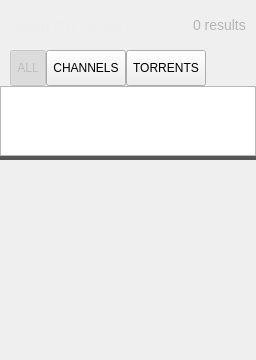
        <widget class="SearchResultsPage" name="search_results_page">
         <layout class="QVBoxLayout" name="verticalLayout">
          <property name="spacing">
           <number>0</number>
          </property>
          <property name="leftMargin">
           <number>0</number>
          </property>
          <property name="topMargin">
           <number>0</number>
          </property>
          <property name="rightMargin">
           <number>0</number>
          </property>
          <property name="bottomMargin">
           <number>0</number>
          </property>
          <item>
           <widget class="QWidget" name="widget_7" native="true">
            <layout class="QHBoxLayout" name="horizontalLayout_28">
             <property name="spacing">
              <number>0</number>
             </property>
             <property name="leftMargin">
              <number>0</number>
             </property>
             <property name="topMargin">
              <number>0</number>
             </property>
             <property name="rightMargin">
              <number>0</number>
             </property>
             <property name="bottomMargin">
              <number>0</number>
             </property>
             <item>
              <spacer name="horizontalSpacer_35">
               <property name="orientation">
                <enum>Qt::Horizontal</enum>
               </property>
               <property name="sizeType">
                <enum>QSizePolicy::Fixed</enum>
               </property>
               <property name="sizeHint" stdset="0">
                <size>
                 <width>10</width>
                 <height>20</height>
                </size>
               </property>
              </spacer>
             </item>
             <item>
              <widget class="QLabel" name="search_results_header_label">
               <property name="sizePolicy">
                <sizepolicy hsizetype="MinimumExpanding" vsizetype="Fixed">
                 <horstretch>0</horstretch>
                 <verstretch>0</verstretch>
                </sizepolicy>
               </property>
               <property name="minimumSize">
                <size>
                 <width>0</width>
                 <height>50</height>
                </size>
               </property>
               <property name="maximumSize">
                <size>
                 <width>16777215</width>
                 <height>50</height>
                </size>
               </property>
               <property name="styleSheet">
                <string notr="true">color: #eee;
background-color: transparent;
font-size: 20px;
font-weight: bold;</string>
               </property>
               <property name="text">
                <string>Search results</string>
               </property>
              </widget>
             </item>
             <item>
              <widget class="QLabel" name="num_results_label">
               <property name="styleSheet">
                <string notr="true">font-size: 14px;
color: #B5B5B5;</string>
               </property>
               <property name="text">
                <string>0 results</string>
               </property>
              </widget>
             </item>
             <item>
              <spacer name="horizontalSpacer_37">
               <property name="orientation">
                <enum>Qt::Horizontal</enum>
               </property>
               <property name="sizeType">
                <enum>QSizePolicy::Fixed</enum>
               </property>
               <property name="sizeHint" stdset="0">
                <size>
                 <width>10</width>
                 <height>20</height>
                </size>
               </property>
              </spacer>
             </item>
            </layout>
           </widget>
          </item>
          <item>
           <widget class="TabButtonPanel" name="search_results_tab" native="true">
            <layout class="QHBoxLayout" name="horizontalLayout_27">
             <property name="spacing">
              <number>0</number>
             </property>
             <property name="leftMargin">
              <number>0</number>
             </property>
             <property name="topMargin">
              <number>0</number>
             </property>
             <property name="rightMargin">
              <number>0</number>
             </property>
             <property name="bottomMargin">
              <number>0</number>
             </property>
             <item>
              <spacer name="horizontalSpacer_33">
               <property name="orientation">
                <enum>Qt::Horizontal</enum>
               </property>
               <property name="sizeType">
                <enum>QSizePolicy::Fixed</enum>
               </property>
               <property name="sizeHint" stdset="0">
                <size>
                 <width>10</width>
                 <height>20</height>
                </size>
               </property>
              </spacer>
             </item>
             <item>
              <widget class="UnderlineTabButton" name="search_results_all_button">
               <property name="enabled">
                <bool>false</bool>
               </property>
               <property name="sizePolicy">
                <sizepolicy hsizetype="Minimum" vsizetype="Fixed">
                 <horstretch>0</horstretch>
                 <verstretch>0</verstretch>
                </sizepolicy>
               </property>
               <property name="minimumSize">
                <size>
                 <width>0</width>
                 <height>36</height>
                </size>
               </property>
               <property name="maximumSize">
                <size>
                 <width>16777215</width>
                 <height>36</height>
                </size>
               </property>
               <property name="cursor">
                <cursorShape>PointingHandCursor</cursorShape>
               </property>
               <property name="styleSheet">
                <string notr="true"/>
               </property>
               <property name="text">
                <string>ALL</string>
               </property>
               <property name="checkable">
                <bool>true</bool>
               </property>
               <property name="checked">
                <bool>true</bool>
               </property>
              </widget>
             </item>
             <item>
              <widget class="UnderlineTabButton" name="search_results_channels_button">
               <property name="sizePolicy">
                <sizepolicy hsizetype="Minimum" vsizetype="Fixed">
                 <horstretch>0</horstretch>
                 <verstretch>0</verstretch>
                </sizepolicy>
               </property>
               <property name="minimumSize">
                <size>
                 <width>0</width>
                 <height>36</height>
                </size>
               </property>
               <property name="maximumSize">
                <size>
                 <width>16777215</width>
                 <height>36</height>
                </size>
               </property>
               <property name="cursor">
                <cursorShape>PointingHandCursor</cursorShape>
               </property>
               <property name="styleSheet">
                <string notr="true"/>
               </property>
               <property name="text">
                <string>CHANNELS</string>
               </property>
               <property name="checkable">
                <bool>true</bool>
               </property>
              </widget>
             </item>
             <item>
              <widget class="UnderlineTabButton" name="search_results_torrents_button">
               <property name="sizePolicy">
                <sizepolicy hsizetype="Minimum" vsizetype="Fixed">
                 <horstretch>0</horstretch>
                 <verstretch>0</verstretch>
                </sizepolicy>
               </property>
               <property name="minimumSize">
                <size>
                 <width>0</width>
                 <height>36</height>
                </size>
               </property>
               <property name="maximumSize">
                <size>
                 <width>16777215</width>
                 <height>36</height>
                </size>
               </property>
               <property name="cursor">
                <cursorShape>PointingHandCursor</cursorShape>
               </property>
               <property name="styleSheet">
                <string notr="true"/>
               </property>
               <property name="text">
                <string>TORRENTS</string>
               </property>
               <property name="checkable">
                <bool>true</bool>
               </property>
              </widget>
             </item>
             <item>
              <spacer name="horizontalSpacer_34">
               <property name="orientation">
                <enum>Qt::Horizontal</enum>
               </property>
               <property name="sizeHint" stdset="0">
                <size>
                 <width>40</width>
                 <height>20</height>
                </size>
               </property>
              </spacer>
             </item>
            </layout>
           </widget>
          </item>
          <item>
           <widget class="QWidget" name="widget_11" native="true">
            <layout class="QVBoxLayout" name="verticalLayout_11">
             <property name="spacing">
              <number>0</number>
             </property>
             <property name="leftMargin">
              <number>0</number>
             </property>
             <property name="topMargin">
              <number>0</number>
             </property>
             <property name="rightMargin">
              <number>0</number>
             </property>
             <property name="bottomMargin">
              <number>0</number>
             </property>
             <item>
              <widget class="QSplitter" name="splitter_2">
               <property name="styleSheet">
                <string notr="true">QSplitter::handle { background-color: #555; }</string>
               </property>
               <property name="orientation">
                <enum>Qt::Vertical</enum>
               </property>
               <property name="opaqueResize">
                <bool>false</bool>
               </property>
               <property name="childrenCollapsible">
                <bool>false</bool>
               </property>
               <widget class="SearchResultsTableView" name="search_results_list">
                <property name="horizontalScrollBarPolicy">
                 <enum>Qt::ScrollBarAlwaysOff</enum>
                </property>
                <property name="selectionMode">
                 <enum>QAbstractItemView::SingleSelection</enum>
                </property>
                <property name="selectionBehavior">
                 <enum>QAbstractItemView::SelectRows</enum>
                </property>
                <property name="showGrid">
                 <bool>false</bool>
                </property>
                <property name="sortingEnabled">
                 <bool>true</bool>
                </property>
                <property name="cornerButtonEnabled">
                 <bool>false</bool>
                </property>
                <attribute name="horizontalHeaderHighlightSections">
                 <bool>false</bool>
                </attribute>
                <attribute name="verticalHeaderVisible">
                 <bool>false</bool>
                </attribute>
               </widget>
               <widget class="TorrentDetailsContainer" name="search_details_container" native="true">
                <property name="sizePolicy">
                 <sizepolicy hsizetype="Preferred" vsizetype="Fixed">
                  <horstretch>0</horstretch>
                  <verstretch>0</verstretch>
                 </sizepolicy>
                </property>
                <property name="minimumSize">
                 <size>
                  <width>0</width>
                  <height>200</height>
                 </size>
                </property>
                <property name="maximumSize">
                 <size>
                  <width>16777215</width>
                  <height>200</height>
                 </size>
                </property>
               </widget>
              </widget>
             </item>
            </layout>
           </widget>
          </item>
         </layout>
        </widget>
